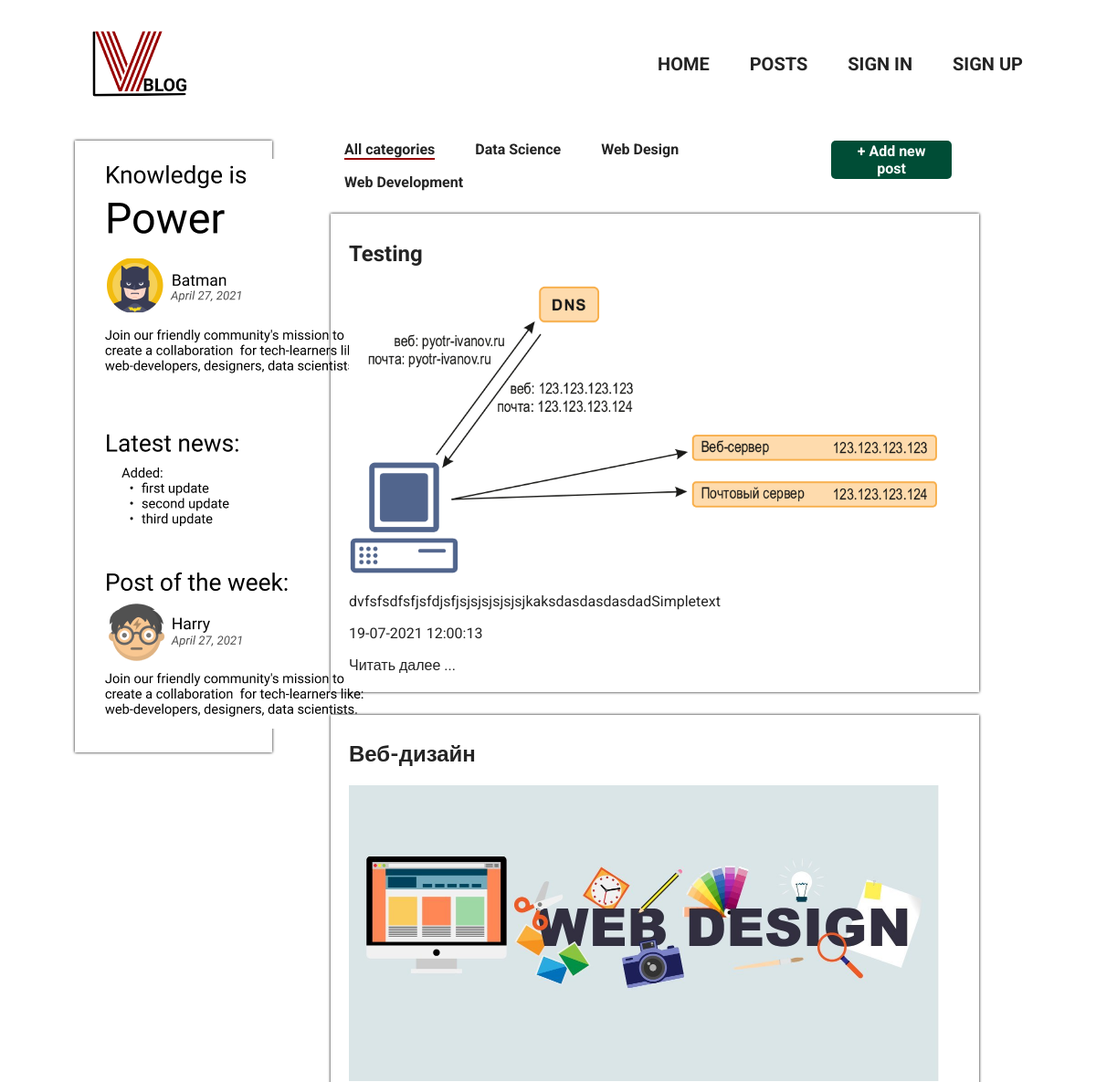
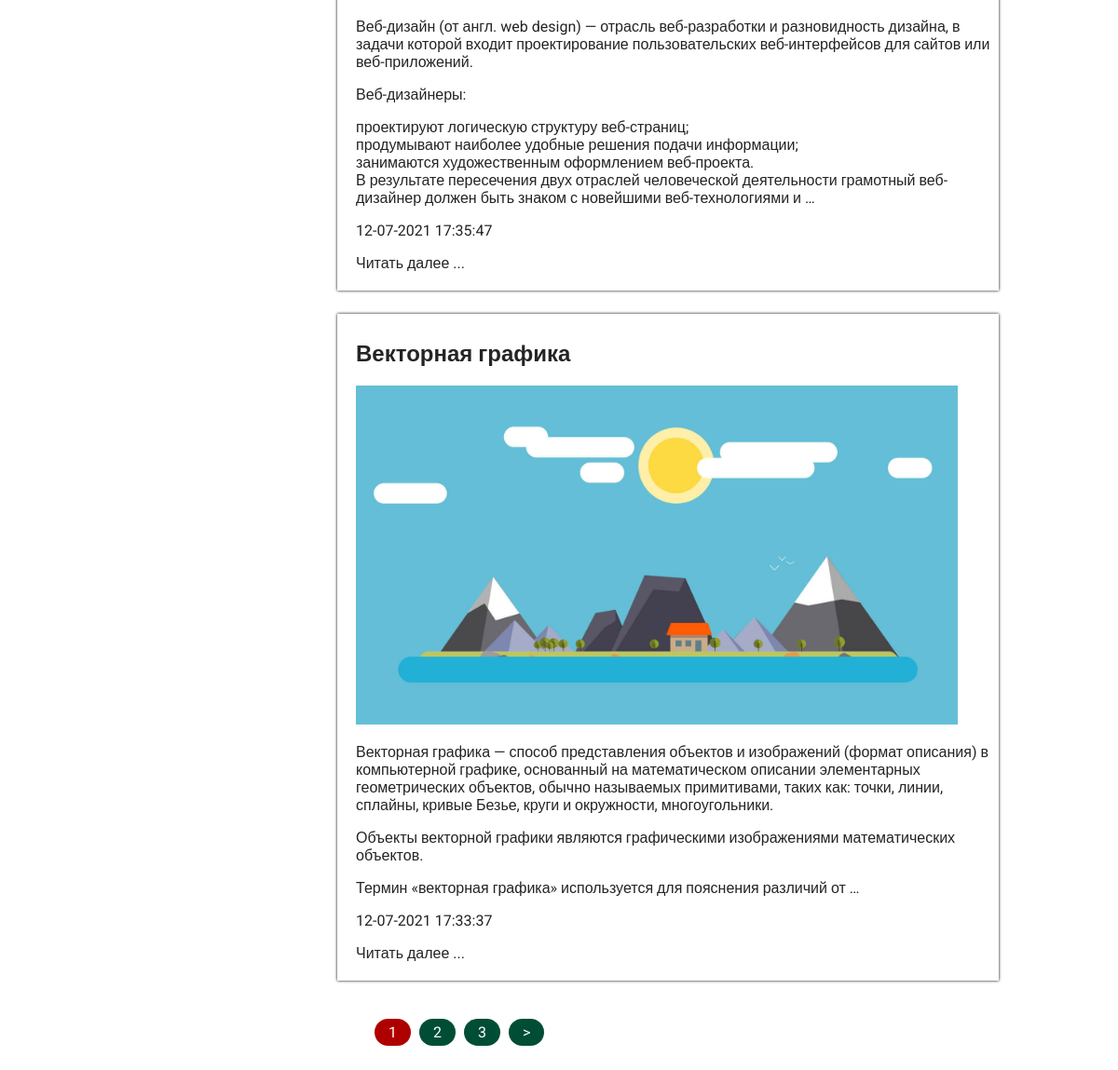
/posts/, run on the app's committed database (2 pictures, top to bottom).
### InfoBlog/models.py (models this page shows, shortened)
class Category(models.Model):
    category_name = models.CharField(max_length=100, db_index=True, verbose_name='Название категории')
    slug = models.SlugField(max_length=255, db_index=True, unique=True, verbose_name="URL")
    def get_absolute_url(self):
        return reverse('category', kwargs={'cat_slug': self.slug})
    class Meta:
        verbose_name = 'Категории'
        verbose_name_plural = 'Категории'
        ordering = ['category_name']

class Posts(models.Model):
    title = models.CharField(max_length=255, verbose_name='Заголовок')
    slug = models.SlugField(max_length=255, unique=True, db_index=True, verbose_name="URL")
    content = models.TextField(blank=False, verbose_name='Контент')
    post_image = models.ImageField(upload_to="images/%Y/%m/d/", verbose_name='Изображение')
    time_create = models.DateTimeField(auto_now_add=True, verbose_name='Дата создания')
    time_update = models.DateTimeField(auto_now=True, verbose_name='Дата редактирования')
    is_published = models.BooleanField(default=True, verbose_name='Публикация')
    category = models.ForeignKey('Category', on_delete=models.PROTECT, verbose_name='Категория')
    def get_absolute_url(self):
        return reverse('post', kwargs={'post_slug': self.slug})
    class Meta:
        verbose_name = 'Посты'
        verbose_name_plural = 'Посты'
        ordering = ['-time_create', 'title']

### InfoBlog/views.py (the view)
# urls.py: path('posts/', cache_page(60)(InfoBlogPosts.as_view()), name='posts'),
class InfoBlogPosts(ListView):
    paginate_by = 3
    model = Posts
    template_name = 'InfoBlog/posts_page.html'
    context_object_name = 'posts'
    def get_context_data(self, *, object_list=None, **kwargs):
        context = super().get_context_data(**kwargs)
        context['category_selected'] = 0
        return context
    def get_queryset(self):
        return Posts.objects.filter(is_published=True).select_related('category')

### InfoBlog/templatetags/InfoBlog_tags.py (called while the page is built)
@register.inclusion_tag('InfoBlog/list_categories.html')
def show_categories(sort=None, category_selected=0):
    if not sort:
        cats = Category.objects.all()
    else:
        categories = Category.objects.order_by(sort)
    return {"categories": categories, "category_selected": category_selected}

### InfoBlog/templates/InfoBlog/posts_page.html (shortened to what this page needs)
{% extends 'InfoBlog/base.html' %}
{% load static %}
{% block news %}
    <div class="news_block">
        <img src="{% static 'InfoBlog/images/news(temp).PNG' %}" alt="">
    </div>
{% endblock %}
{% block content %}
    {% for p in posts %}
        <div class="post_card">
            <h2>{{ p.title }}</h2>
            {% if p.post_image %}
                <p><img class="post_image" src="{{ p.post_image.url }}" alt="Post photo"></p>
            {% endif %}
            <p>{{ p.content|linebreaks|truncatewords:50 }}</p>
            <p>{{ p.time_create|date:"d-m-Y H:i:s" }}</p>
            <a href="{{ p.get_absolute_url }}">Читать далее ...</a>
        </div>
    {% endfor %}
{% endblock %}

### InfoBlog/templates/InfoBlog/list_categories.html
{% for c in categories %}
    {% if c.pk == category_selected %}
        <li class="selected">{{c.category_name}}</li>
    {% else %}
        <li><a href="{{ c.get_absolute_url }}">{{c.category_name}}</a></li>
    {% endif %}
{% endfor %}

### InfoBlog/static/InfoBlog/css/base.css (style rules this page uses)
body { color: #242424; margin: 0; padding: 0; font-family: 'Roboto', sans-serif; font-weight: normal; list-style-type: none; }
img { max-width: 1200px; }
a, a:visited, a:active { text-decoration: none; color: #242424; }
ul, li { list-style-type: none; }
.news_block { padding-top: 20px; }
.news_block { box-shadow: 0px 0px 3px black; margin-right: 20px; width: 20%; height: 650px; }
.post_card { max-width: 90%; box-shadow: 0px 0px 3px black; padding: 10px 10px 20px 20px; margin-bottom: 25px; margin-top: 10px; }
.category li { display: inline-block; margin-right: 25px; margin-bottom: 15px; margin-left: 15px; }
.post_image { max-width: 95%; }

### data on the page
Category: category_name "Data Science"
Category: category_name "Web Design"
Category: category_name "Web Development"
Posts: title "Testing", post_image (picture), content "dvfsfsdfsfjsfdjsfjsjsjsjsjsjsjkaksdasdasdasdadSimpletext", time_create "19-07-2021 12:00:13"
Posts: title "Веб-дизайн", post_image (picture), content "Веб-дизайн (от англ. web design) — отрасль веб-разработки и разновидность дизайна, в задачи которой входит проектирование пользовательских веб-интерфейсов для сайтов или веб-приложений. Веб-дизайнеры: проектируют логическую структуру веб-страниц; продумывают наиболее удобные решения подачи информации; занимаются художественным оформлением веб-проекта. В результате пересечения двух отраслей человеческой деятельности грамотный веб-дизайнер должен быть знаком с новейшими веб-технологиями и …", time_create "12-07-2021 17:35:47"
Posts: title "Векторная графика", post_image (picture), content "Векторная графика — способ представления объектов и изображений (формат описания) в компьютерной графике, основанный на математическом описании элементарных геометрических объектов, обычно называемых примитивами, таких как: точки, линии, сплайны, кривые Безье, круги и окружности, многоугольники. Объекты векторной графики являются графическими изображениями математических объектов. Термин «векторная графика» используется для пояснения различий от …", time_create "12-07-2021 17:33:37"

### other printed values
{{ p }} "1"
{{ p }} "2" "3"
